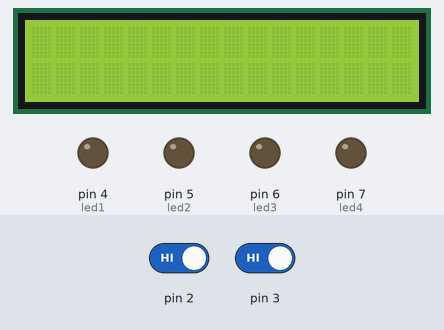
A sketch run on a simulated Arduino Uno, built with avr-gcc and run on an emulated ATmega328P. Shown: 16×2 character LCD, output pins drawn as LEDs (lit = HIGH). The inputs (shaded band) are chosen by the test bench; at power-on: pin 2 HIGH, pin 3 HIGH. Random numbers use the default seed unless the sketch sets one; what the sketch prints to the serial monitor is not drawn.

Above: at 1.2 s.
1.3 s: pin 2 driven LOW
At 1.63 s:
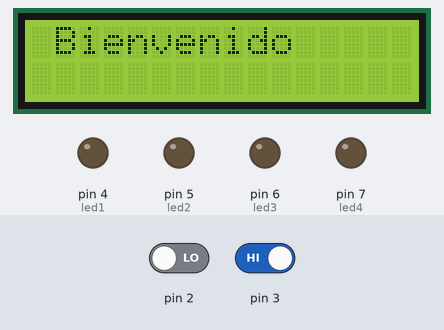
3.2 s: pin 2 driven HIGH
At 4.3 s:
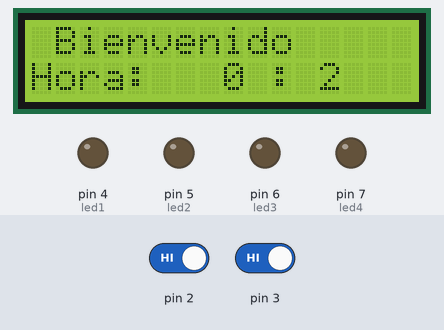
6.2 s: pin 2 driven LOW
At 7.6 s:
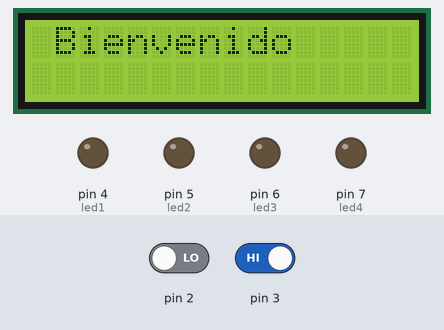
7.7 s: pin 2 driven HIGH and pin 3 driven LOW
10.7 s: pin 3 driven HIGH
At 13.0 s:
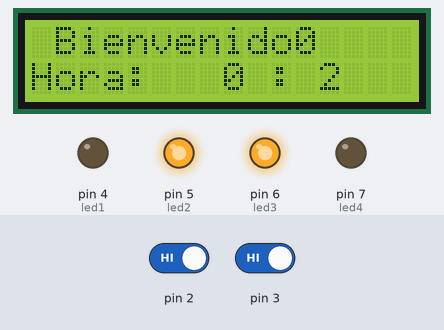
13.7 s: pin 2 driven LOW
At 14.05 s:
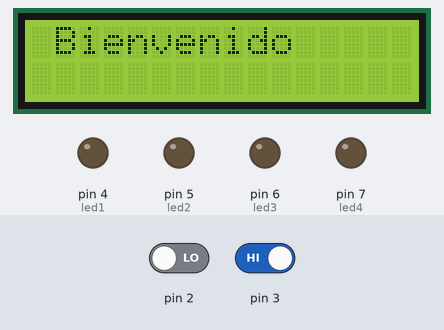
Timing chart, 0 to 16.2 s (numbered marks = the images above; inputs shaded):
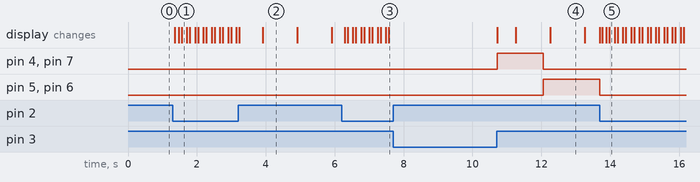

Measured:
- after the input at 1.3 s, the display: changes after 0.06 s (image 1)
- after the input at 7.7 s, every drawn part: stays the same
- after the input at 10.7 s, pin 4 (led1), pin 7 (led4): LOW → HIGH at once, → LOW 1.3 s later; pin 5 (led2), pin 6 (led3): LOW → HIGH after 1.4 s
- after the input at 13.7 s, pin 5 (led2), pin 6 (led3): HIGH → LOW at once
- what the display in image 2 shows lasts 1.0 s, from 3.9 s to 4.9 s

The sketch:

EspinozaLizbeth_Laboratorio2.ino
```cpp
/* LABORATORIO N°2
*  NOMBRE: Lizbeth Espinoza
*  Realice un sistema domotico
*/

#include <LiquidCrystal.h>
#include<TimerOne.h>

LiquidCrystal lcd(13,12,11,10,9,8);
// Definir variables y pin de leds
const int led1=4;
const int led2=5;
const int led3=6;
const int led4=7;

int conversor1; //variable para conversor hora
int conversor2; //variable para conversor minutos

unsigned long timer1=0;
unsigned long timer2=0;
int min=0;    //variables de almacenamiento e incremento
int hora=0;   //variables de almacenamiento e incremento
int horas;
int minutos;

int on=0; //interrupcion 0
int cont; //interrupcion 1
int incremento=0;
// variables y pin para sensores
const int sw1=A2;
const int sw2=A3;
const int sw3=A4;
const int sw4=A5;
// Sistema randomico
int caso1=0;
int caso2=0;
int caso3=0;
int caso4=0;

void setup(){
  lcd.begin(16,2);
  Serial.begin(9600);
  attachInterrupt(0,activacion,LOW);
  attachInterrupt(1,modo,LOW);
  pinMode(led1,OUTPUT);
  pinMode(led2,OUTPUT);
  pinMode(led3,OUTPUT);
  pinMode(led4,OUTPUT);
  Timer1.initialize(1000000);
  Timer1.attachInterrupt(subrutina);
  caso1=random(1,5);
  caso2=random(6,13);
  caso3=random(14,21);
  caso4=random(22,30);
  pinMode(sw1,INPUT);
  pinMode(sw2,INPUT);
  pinMode(sw3,INPUT);
  pinMode(sw4,INPUT);
}

void loop(){
  if(on==1||on==2){
    timer2=(millis()/1000);
    if(timer1!=timer2){
      timer1=timer2;
      min++;
    }
    contador();
    imprimir();
    cambiarHora();
  }
  if(cont==3){
    if(digitalRead(sw1)==HIGH){
         digitalWrite(led4,HIGH);
         Serial.println("Activando Sensor 1");
         delay(1000);
       }else digitalWrite(led4,LOW);
       if(digitalRead(sw2)==HIGH){
         digitalWrite(led3,HIGH);
         Serial.println("Activando Sensor 2");
         delay(1000);
       }else digitalWrite(led3,LOW);
       if(digitalRead(sw3)==HIGH){
         digitalWrite(led2,HIGH);
         Serial.println("Activando Sensor 3");
         delay(1000);
       }else digitalWrite(led2,LOW);
       if(digitalRead(sw4)==HIGH){
         digitalWrite(led1,HIGH);
         Serial.println("Activando Sensor 4");
         delay(1000);
       }else digitalWrite(led1,LOW);
  }
}
  void cambiarHora(){
 if(cont==2){
  conversor1=analogRead(0);//Conversión en la hora
  horas=map(conversor1,0,1023,0,24);
  hora=horas;
  conversor2=analogRead(1);//Conversión en minutos
  minutos=map(conversor2,0,1023,0,60);
  min=minutos;
 }
}

void contador(){ //incremento de horas y minutos
  // Minutos
  if(min==60){
    min=00;
    hora++;
  }
  // Horas
  if(hora==24){
    hora=0;
  }
}

void imprimir(){
  lcd.setCursor(0,1);
  lcd.print("Hora:");
  lcd.setCursor(8,1);
  lcd.print(hora);
  lcd.print(" ");
  lcd.setCursor(10,1);
  lcd.print(":");
  lcd.setCursor(12,1);
  lcd.print(min);
  lcd.print(" ");
}


void subrutina(){
  if(cont==1){
      incremento++;
      if(incremento==caso1){
            digitalWrite(led1,HIGH);
            digitalWrite(led3,LOW);
            digitalWrite(led2,LOW);
            digitalWrite(led4,HIGH);
      }
      if(incremento==caso2){
            digitalWrite(led1,LOW);
            digitalWrite(led2,HIGH);
            digitalWrite(led3,HIGH);
            digitalWrite(led4,LOW);
      }
      if(incremento==caso3){
            digitalWrite(led1,HIGH);
            digitalWrite(led2,HIGH);
            digitalWrite(led3,HIGH);
            digitalWrite(led4,HIGH);
            delay(2000);
      }
      if(incremento==caso4){
            digitalWrite(led1,LOW);
            digitalWrite(led2,LOW);
            digitalWrite(led3,LOW);
            digitalWrite(led4,LOW);
            caso1=0;
            caso2=0;
            caso3=0;
            caso4=0;
      }
  }
}

void modo(){
  if(on==2){
    switch(cont){
      case 0:
        Serial.println("Activacion de Luces");
        cont++;
      break;
      case 1:
        Serial.println("Cambio de Hora");
        digitalWrite(led1,LOW);
        digitalWrite(led2,LOW);
        digitalWrite(led3,LOW);
        digitalWrite(led4,LOW);
        cont++;
      break;
      case 2:
        Serial.println("Sistema de seguridad de Sensores");
       cont++;
      break;
      case 3:
        Serial.println("Reiniciar");
        digitalWrite(led1,LOW);
        digitalWrite(led2,LOW);
        digitalWrite(led3,LOW);
        digitalWrite(led4,LOW);
        caso1=random(1,3);
        caso2=random(6,9);
        caso3=random(11,15);
        caso4=random(18,23);
        incremento=0;
        cont=0;
      break;
    }
  }
}
void activacion(){
  switch(on){
    case 0:
      Serial.println("SISTEMA ENCENDIDO");
      lcd.begin(16,2);
      lcd.setCursor(1,0);
      lcd.print("Bienvenido");
      on++;
    break;
    case 1:
      Serial.println("Seleccionar modo:");
      Serial.println("Pulse una vez para encender los leds");
      Serial.println("Pulse dos veces para cambiar la hora");
      Serial.println("Pulse tres veces para usar sensores");
      Serial.println(" ");
      on++;
    break;
    case 2:
      Serial.println("SISTEMA APAGADO");
      cont=0;
      on=0;
      min=0;
      hora=0;
      digitalWrite(led1,LOW);
      digitalWrite(led2,LOW);
      digitalWrite(led3,LOW);
      digitalWrite(led4,LOW);
      lcd.noDisplay();
    break;
  }
}
```
